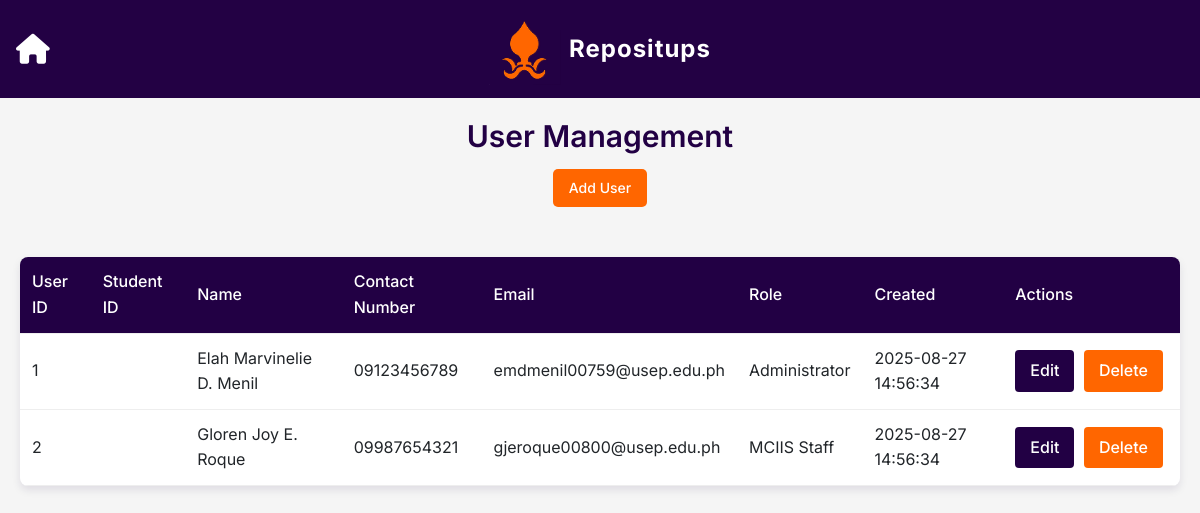
The page /list_users.php (signed in) on the database its author committed.
### tables this page shows
CREATE TABLE `user` (
  `userID` int(11) NOT NULL,
  `studentID` varchar(50) DEFAULT NULL,
  `firstName` varchar(255) NOT NULL,
  `middleName` varchar(255) DEFAULT NULL,
  `lastName` varchar(255) NOT NULL,
  `contactNumber` varchar(15) DEFAULT NULL,
  `email` varchar(255) NOT NULL,
  `role` enum('Administrator','MCIIS Staff','Faculty','Student') NOT NULL,
  `password` varchar(255) NOT NULL,
  `createdTimestamp` timestamp NOT NULL DEFAULT current_timestamp()
);

### list_users.php (the view, shortened to what this page needs)
<?php
require_once 'config.php';
echo '<!DOCTYPE html>
<html lang="en">
<head>
    <link rel="stylesheet" href="https://cdnjs.cloudflare.com/ajax/libs/bootstrap/5.3.0/css/bootstrap.min.css">
    <link rel="stylesheet" href="https://cdnjs.cloudflare.com/ajax/libs/font-awesome/6.4.0/css/all.min.css">
</head>
<body>';
echo '<header>
    <nav class="navbar navbar-expand-lg navbar-dark" style="background-color: rgb(35, 1, 68);">
        <div class="container-fluid position-relative justify-content-center">
            <a href="welcome.php" class="btn btn-outline-light me-2 show-hamburger border-0 home-btn" style="position:absolute;left:0;top:50%;transform:translateY(-50%);z-index:1100;padding-left:16px;background:transparent;">
                <i class="fas fa-home"></i>
            </a>
            <a class="navbar-brand mx-auto d-flex align-items-center justify-content-center" href="#">
                <img src="images/octopus-logo.png" alt="Logo" class="navbar-logo me-2">
                <span>Repositups</span>
            </a>
        </div>
    </nav>
</header>';
echo '<div class="container-fluid flex-grow-1">';
echo '<div class="header-content">';
echo '<h1>User Management</h1>';
echo '<a href="add_user.php" class="add-btn">Add User</a>';
echo '</div>';
$sql = "SELECT userID, studentID, firstName, middleName, lastName, contactNumber, email, role, createdTimestamp FROM user";
$result = $conn->query($sql);
if ($result->num_rows > 0) {
    echo '<table class="user-list">
            <thead>
                <tr>
                    <th>User ID</th>
                    <th>Student ID</th>
                    <th>Name</th>
                    <th>Contact Number</th>
                    <th>Email</th>
                    <th>Role</th>
                    <th>Created</th>
                    <th>Actions</th>
                </tr>
            </thead>
            <tbody>';
    while($row = $result->fetch_assoc()) {
        $fullName = $row["firstName"];
        if (!empty($row["middleName"])) {
            $fullName .= " " . $row["middleName"];
        }
        $fullName .= " " . $row["lastName"];
        echo '<tr>
                <td data-label="User ID">' . $row["userID"] . '</td>
                <td data-label="Student ID">' . $row["studentID"] . '</td>
                <td data-label="Name">' . $fullName . '</td>
                <td data-label="Contact Number">' . $row["contactNumber"] . '</td>
                <td data-label="Email">' . $row["email"] . '</td>
                <td data-label="Role">' . $row["role"] . '</td>
                <td data-label="Created">' . $row["createdTimestamp"] . '</td>
                <td data-label="Actions" class="action-buttons">
                    <a href="edit_user.php?id=' . $row["userID"] . '" class="edit-btn">Edit</a>
                    <a href="delete_user.php?id=' . $row["userID"] . '" class="delete-btn" onclick="return confirm(\'Are you sure you want to delete this user?\');">Delete</a>
                </td>
              </tr>';
    }
    echo '</tbody></table>';
} else {
    echo '<p class="no-results">No users found.</p>';
}
echo '</div>';
echo '</body>
</html>';

### list_users.php (style rules this page uses)
body { font-family: "Inter", -apple-system, BlinkMacSystemFont, "Segoe UI", Roboto, Oxygen, Ubuntu, Cantarell, sans-serif; margin: 0; line-height: 1.6; background-color: #f5f5f5; min-height: 100vh; display: flex; flex-direction: column; }
.navbar-brand { font-weight: bold; letter-spacing: 1px; font-size: clamp(1.1rem, 2vw, 2rem); ont-family: "Inter", -apple-system, BlinkMacSystemFont, "Segoe UI", Roboto, Oxygen, Ubuntu, Cantarell, sans-serif; }
.container-fluid.flex-grow-1 { flex: 1 0 auto; display: flex; flex-direction: column; padding: 20px; }
h1 { color: #220044; font-weight: 600; margin-bottom: 30px; font-size: clamp(1.5rem, 2.5vw, 3rem); }
.user-list { width: 100%; border-collapse: collapse; margin-top: 20px; background-color: white; box-shadow: 0 4px 8px rgba(34, 0, 68, 0.1); border-radius: 8px; overflow: hidden; }
.user-list th, .user-list td { padding: 12px; text-align: left; border-bottom: 1px solid #eee; }
.user-list th { background-color: #220044; color: white; font-weight: 500; }
.action-buttons { white-space: nowrap; }
.action-buttons a { display: inline-block; margin-right: 5px; padding: 8px 15px; text-decoration: none; color: white; border-radius: 4px; font-weight: 500; transition: background-color 0.3s ease; }
.edit-btn { background-color: #220044; }
.delete-btn { background-color: #FF6600; }
.add-btn { display: inline-flex; align-items: center; background-color: #FF6600; color: white; padding: 8px 16px; text-decoration: none; border-radius: 5px; margin-bottom: 20px; font-weight: 500; font-size: 14px; transition: background-color 0.3s ease; width: fit-content; }
.home-btn { font-size: clamp(1.5rem, 2.5vw, 2.5rem); padding: clamp(0.8rem, 1.5vw, 1.5rem); transition: background-color 0.3s ease, color 0.3s ease; background: transparent; color: inherit; }
.home-btn i { display: block; line-height: 1; color: white; transition: color 0.3s ease; }
.navbar-logo { height: clamp(32px, 6vw, 80px); width: auto; }
.header-content { text-align: center; margin-bottom: 30px; }
.header-content h1 { margin-bottom: 15px; }
.add-btn { display: inline-flex; align-items: center; justify-content: center; background-color: #FF6600; color: white; padding: 8px 16px; text-decoration: none; border-radius: 5px; margin: 0 auto; font-weight: 500; font-size: 14px; transition: background-color 0.3s ease; width: fit-content; }

### rows shown on the page
user: userID "1", fullName "Elah Marvinelie D. Menil", contactNumber "09123456789", email "emdmenil00759@usep.edu.ph", role "Administrator", createdTimestamp "2025-08-27 14:56:34"
user: userID "2", fullName "Gloren Joy E. Roque", contactNumber "09987654321", email "gjeroque00800@usep.edu.ph", role "MCIIS Staff", createdTimestamp "2025-08-27 14:56:34"
